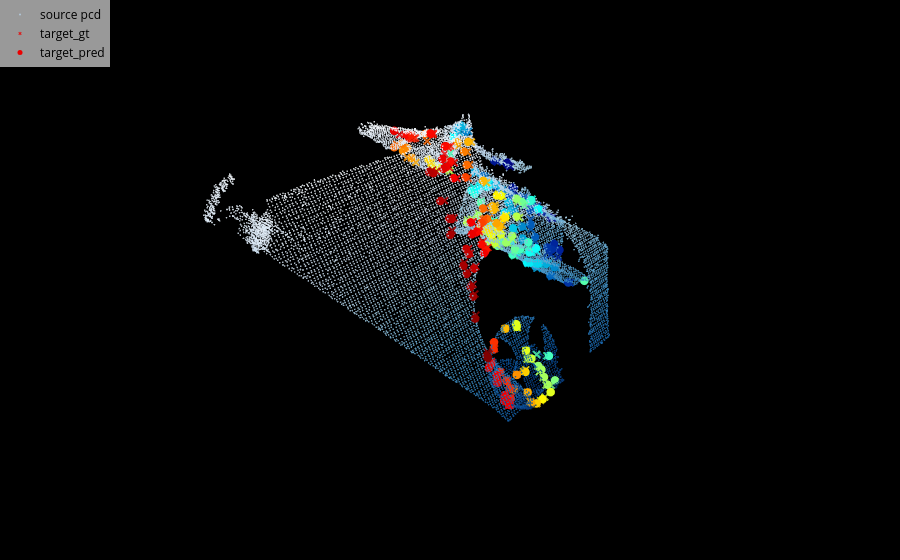

Source (notebook cell):
### Code cell
points = sample["points"].cpu()
targets = sample["norm_targets"].squeeze().cpu()
target_preds = preds["corr_predictions"].squeeze().cpu()

pcd = go.Scatter3d(
    x=points[...,0],
    y=points[...,1],
    z=points[...,2],
    mode='markers',
    name="source pcd",
    marker=dict(
        size=1.0,
        color=points[...,2],        # color by z value
        colorscale='Blues_r',
        opacity=0.8
    )
)

stride = 1
kpts_gt = go.Scatter3d(
    x=targets[::stride][..., 0],
    y=targets[::stride][..., 1],
    z=targets[::stride][..., 2],
    mode='markers',
    name="target_gt",
    marker=dict(
        size=3,
        color=targets[::stride][...,0],        # color by x value
        colorscale='jet',
        opacity=0.8,
        symbol='x'
    )
)

kpts_pred = go.Scatter3d(
    x=target_preds[::stride][..., 0],
    y=target_preds[::stride][..., 1],
    z=target_preds[::stride][..., 2],
    mode='markers',
    name="target_pred",
    marker=dict(
        size=5,
        color=targets[::stride][...,0],        # color by x value
        colorscale='jet',
        opacity=1.0,
        # symbol='x'
    )
)

fig = go.Figure(data=[pcd, kpts_gt, kpts_pred])

fig.update_layout(
    scene=dict(
        xaxis=dict(visible=False),
        yaxis=dict(visible=False),
        zaxis=dict(visible=False),
        bgcolor='black',
    ),
    paper_bgcolor='black',
    legend=dict(
        x=0,
        y=1,
        xanchor='left',
        yanchor='top',
        bgcolor='rgba(255,255,255,0.6)',
        font=dict(color='black'),
    ),
    margin=dict(l=0, r=0, b=0, t=0),
)
fig.show()

### Figure 1 — Plotly figure (JSON) as saved in the notebook; plotly's stock layout.template omitted (floating-point values rounded to 4 significant figures; data arrays with more than 128 entries replaced by an {"elided": "..."} marker saying what was removed)
{"data": [{"marker": {"color": {"elided": "13810 float values"}, "colorscale": [[0, "rgb(8,48,107)"], [0.125, "rgb(8,81,156)"], [0.25, "rgb(33,113,181)"], [0.375, "rgb(66,146,198)"], [0.5, "rgb(107,174,214)"], [0.625, "rgb(158,202,225)"], [0.75, "rgb(198,219,239)"], [0.875, "rgb(222,235,247)"], [1, "rgb(247,251,255)"]], "opacity": 0.8, "size": 1}, "mode": "markers", "name": "source pcd", "type": "scatter3d", "x": {"elided": "13810 float values"}, "y": {"elided": "13810 float values"}, "z": {"elided": "13810 float values"}}, {"marker": {"color": {"elided": "200 float values"}, "colorscale": [[0, "rgb(0,0,131)"], [0.2, "rgb(0,60,170)"], [0.4, "rgb(5,255,255)"], [0.6, "rgb(255,255,0)"], [0.8, "rgb(250,0,0)"], [1, "rgb(128,0,0)"]], "opacity": 0.8, "size": 3, "symbol": "x"}, "mode": "markers", "name": "target_gt", "type": "scatter3d", "x": {"elided": "200 float values"}, "y": {"elided": "200 float values"}, "z": {"elided": "200 float values"}}, {"marker": {"color": {"elided": "200 float values"}, "colorscale": [[0, "rgb(0,0,131)"], [0.2, "rgb(0,60,170)"], [0.4, "rgb(5,255,255)"], [0.6, "rgb(255,255,0)"], [0.8, "rgb(250,0,0)"], [1, "rgb(128,0,0)"]], "opacity": 1, "size": 5}, "mode": "markers", "name": "target_pred", "type": "scatter3d", "x": {"elided": "200 float values"}, "y": {"elided": "200 float values"}, "z": {"elided": "200 float values"}}], "layout": {"legend": {"bgcolor": "rgba(255,255,255,0.6)", "font": {"color": "black"}, "x": 0, "xanchor": "left", "y": 1, "yanchor": "top"}, "margin": {"b": 0, "l": 0, "r": 0, "t": 0}, "paper_bgcolor": "black", "scene": {"bgcolor": "black", "xaxis": {"visible": false}, "yaxis": {"visible": false}, "zaxis": {"visible": false}}}}
